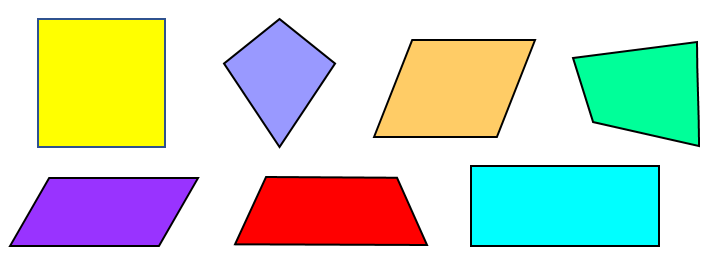
#> input picture img/shapes.png, 711 x 257 px
$ python contour-obj-detection.py
#> lines starting #> are read from the running program, lines starting #| are printed output that depends on the picture; after the words box and inside, x2 and y2 are one past the last pixel; in counts of white or black regions, pixels touching at a corner belong together; long printed decimals are rounded
import numpy as np
import cv2

img = cv2.imread('../img/shapes.png', 1)
#> img is the input picture: shape (257, 711, 3); mean B, G, R 195.7, 214.3, 204.1
gray = cv2.cvtColor(img, cv2.COLOR_BGR2GRAY)
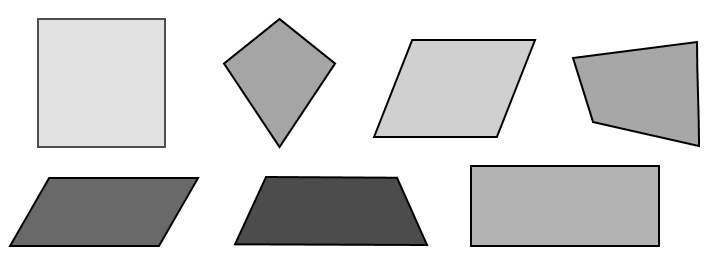
#> gray: shape (257, 711); min 0, max 255, mean 209.2
thresh = cv2.adaptiveThreshold(gray, 255, cv2.ADAPTIVE_THRESH_GAUSSIAN_C, cv2.THRESH_BINARY, 115, 1)
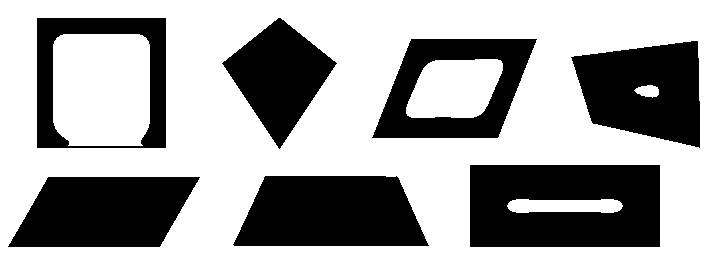
#> thresh: shape (257, 711); 62.8% white; 7 black regions
cv2.imshow('Binary', thresh)

contours, hierarchy = cv2.findContours(thresh, cv2.RETR_TREE, cv2.CHAIN_APPROX_SIMPLE)
#> contours = 12 contours; largest, box (x1, y1, x2, y2) and area: (0, 0, 711, 257) 181760, (36, 17, 167, 149) 17028, (469, 164, 661, 248) 15851, (371, 38, 538, 139) 12670, (232, 175, 430, 247) 11706

img2 = img.copy()
index = -1
thickness = 1
color = (255,0,255)

# Draw contours
# cv2.drawContours(img2, contours, index, color, thickness)
# cv2.imshow('Contours', img2)

# More
objects = np.zeros([img.shape[0], img.shape[1], 3], 'uint8')
for c in contours:
    cv2.drawContours(objects, [c], -1, color, -1)

    area = cv2.contourArea(c)
    perimeter = cv2.arcLength(c, True)

    M = cv2.moments(c)
    cx = int(M['m10']/M['m00'])
    cy = int(M['m01']/M['m00'])
    cv2.circle(objects, (cx, cy), 4, (0,0,255), -1)

    print('Area: {}, perimeter: {}'.format(area, perimeter))
#> this loop made 12 passes
#> (area, perimeter, cx, cy) on passes 2 to 12: (10839, 478.8, 103, 211), (11706.5, 496.4, 330, 212), (15851, 545.7, 564, 205), (1277, 245.9, 564, 205), (10348, 436.2, 644, 90), (202, 61.46, 647, 90), (12670, 484, 454, 88), (4454.5, 275.4, 454, 88), (7703, 374.2, 279, 76), (17028, 519.7, 101, 82), (10299, 396.6, 101, 88)
#> (c, area, perimeter, cx, cy) on pass 1: ([[0, 0], [0, 256], [710, 256], [710, 0]], 181760, 1932, 355, 128)
#| Area: 181760.0, perimeter: 1932.0
#| Area: 10839.0, perimeter: 478.794
#| Area: 11706.5, perimeter: 496.409
#| Area: 15851.0, perimeter: 545.657
#| Area: 1277.0, perimeter: 245.941
#| Area: 10348.0, perimeter: 436.167
#| Area: 202.0, perimeter: 61.456
#| Area: 12670.0, perimeter: 483.966
#> (further printed lines are left out)
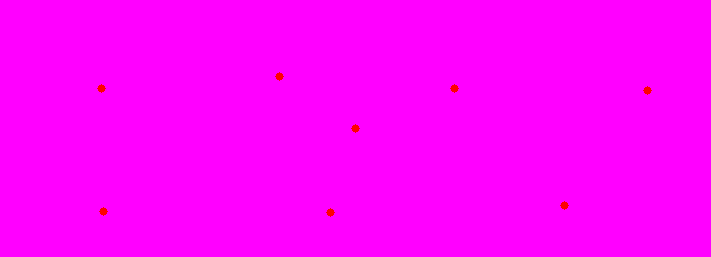
#> objects: shape (257, 711, 3); mean of channels 0, 1, 2 254.5, 0, 255; drawn as B, G, R

cv2.imshow('Contours', objects)

cv2.waitKey(0)
cv2.destroyAllWindows()
